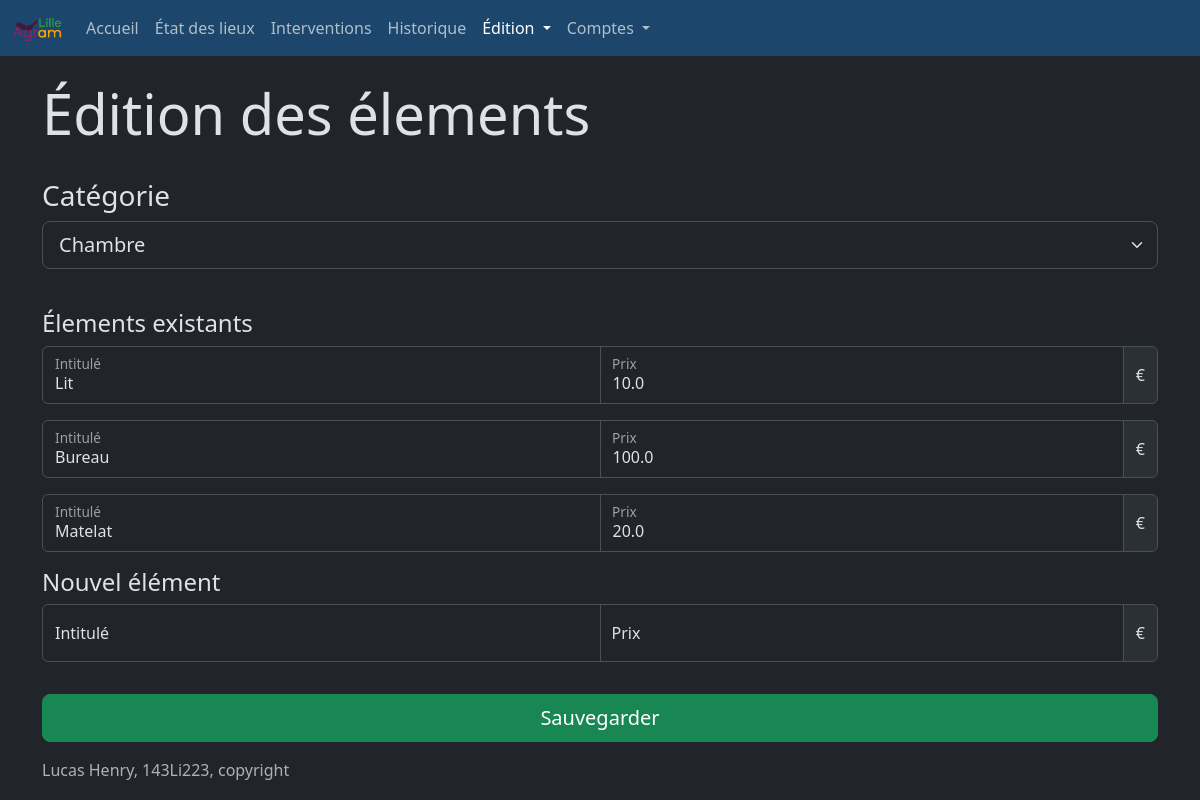
The app's page /modifier_elements (signed in) with its own data.
### website/models.py (models this page shows)
class Element(db.Model):
    __tablename__ = "element"
    id = db.Column(db.Integer, primary_key=True)
    id_categorie = db.Column(db.Integer, db.ForeignKey('categorie_element.id'))
    intitule = db.Column(db.String(100))
    prix = db.Column(db.Float())

### website/blueprints/edition.py (the view, shortened to what this page needs)
@edition.route('modifier_elements', methods = ['GET', 'POST'])
@login_required
def modifier_elements():
    action = request.args.get('action')
    cat_query = select(CategorieElement)
    cat_keys = db.session.execute(cat_query.select()).fetchall()
    id_cat = 0
    element_query = select(Element).where(Element.id_categorie == id_cat)
    element_values = db.session.execute(element_query.select()).fetchall()
    return render_template('modifier_elements.html', active=activePage(3),  user=current_user, cat_keys=cat_keys, id_cat=int(id_cat), Elements = element_values)

### website/__init__.py (called while the page is built)
def create_app():
    app = Flask(__name__)
    secrey_key = uuid.uuid4().hex
    app.config['SECRET_KEY'] = "meow" #secrey_key
    app.config['SQLALCHEMY_DATABASE_URI'] = f'sqlite:///{DB_NAME}'
    db.init_app(app)
    from .blueprints.views import views
    from .blueprints.auth import auth
    from .blueprints.edition import edition
    from .blueprints.edl import edl
    app.register_blueprint(views, url_prefix = '/')
    app.register_blueprint(auth, url_prefix = '/')
    app.register_blueprint(edition, url_prefix = '/')
    app.register_blueprint(edl, url_prefix = '/')
    from .models import User
    with app.app_context():
        db.create_all()
    login_manager = LoginManager()
    login_manager.login_view = 'auth.login'
    login_manager.init_app(app)
    @login_manager.user_loader
    def load_user(id):
        return User.query.get(int(id))
    return app

### website/functions.py (called while the page is built)
def activePage(id: int) -> ...:
    len = 14
    active = len * ['']
    active[id] = 'active'
    return active

### website/templates/edition/modifier_elements.html (shortened to what this page needs)
{% extends "base.html" %} {%block title %}Modification des élements{% endblock %}
{% block content %}
<br>
<h1 class="display-4">Édition des élements</h1>
<br>
<form action="/modifier_elements?action=reload" id="selection" method="post">
<div class="row">
    <div class="col">
        <h3>Catégorie</h3>
        <select name="id_categorie" id="select-cat" class="form-select form-select-lg mb-3" aria-label=".form-select-lg example">
            {% for cat in cat_keys %}
                {% if cat.id == id_cat %}
                    <option selected value="{{cat.id}}">{{cat.intitule}}</option>
                {% else %}
                    <option value="{{cat.id}}">{{cat.intitule}}</option>
                {% endif %}
            {% endfor %}
        </select>
    </div>
</div>
</form>
<br>
<h4>Élements existants</h4>
<form action="/modifier_elements?action=save&id_categorie={{id_cat}}" method="post">
    {% for element in Elements %}
        <div class="row">
            <div class="input-group">
                <div class="form-floating">
                    <input type="text" class="form-control" id="intitule" name="{{element[0]}}.intitule" value="{{element[2]}}">
                    <label for="intitule">Intitulé</label>
                </div>
                <div class="input-group form-floating mb-3">
                    <input type="text" class="form-control" id="prix" name="{{element[0]}}.prix" value="{{element[3]}}" aria-describedby="basic-addon2">
                    <label for="prix">Prix</label>
                    <span class="input-group-text" id="basic-addon2">€</span>
                </div>
            </div>
        </div>
    {% endfor %}
    <h4>Nouvel élément</h4>
    <div class="row mb-3">
        <div class="input-group">
            <div class="form-floating mb-3">
                <input placeholder="" type="text" id="intitule" class="form-control" name="newitem.intitule" value="">
                <label for="intitule">Intitulé</label>
            </div>
            <div class="input-group form-floating mb-3">
                <input placeholder="" type="text" class="form-control" id="prix" name="newitem.prix">
                <label for="prix">Prix</label>
                <span class="input-group-text" id="basic-addon2">€</span>
            </div>
        </div>
    </div>
    <div class="list-group">
        <button type="submit" class="btn btn-success btn-lg btn-block">Sauvegarder</button>
    </div>
</form>
{% endblock %}

### website/templates/base.html (style rules this page uses)
body { padding-top: 56px; }

### records on screen
Element: intitule "Lit", prix "10.0"
Element: intitule "Bureau", prix "100.0"
Element: intitule "Matelat", prix "20.0"

### other values on screen
form field id_categorie "Chambre"
